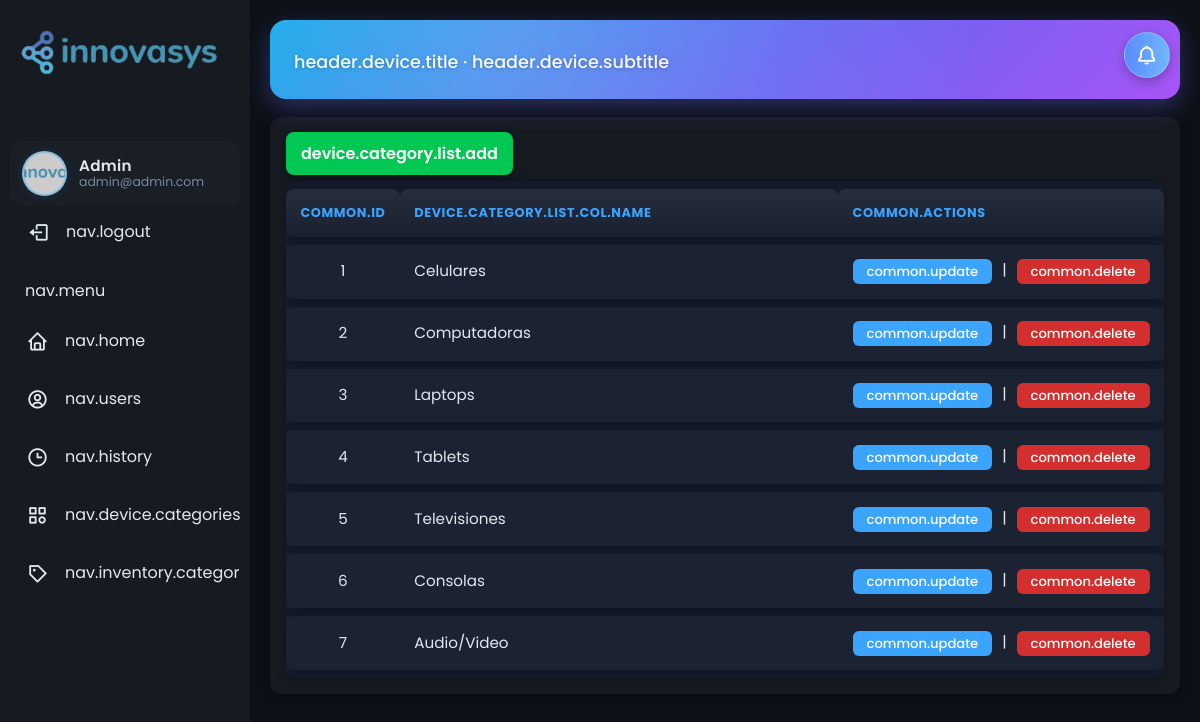
/index.php?route=Device/ListarCategoria (signed in), run on the app's committed database.
### tables this page shows
CREATE TABLE categorias (
    id INT NOT NULL AUTO_INCREMENT,
    name VARCHAR(50) NOT NULL,
    PRIMARY KEY (id)
);

### Controllers/HistorialController.php (called while the page is built, shortened)
<?php
require_once __DIR__ . '/../Core/Database.php';
require_once __DIR__ . '/../Core/Auth.php';
class HistorialController
{
    public function __construct()
    {
        $db = new Database();
    }
}

### Core/Database.php (called while the page is built, shortened)
<?php
class Database
{
    private $connection;
    function connectDatabase()
    {
        $host = 'localhost';
        $user = 'root';
        $password = '';
        $database = 'pandoraDB';
        $this->connection = new mysqli($host, $user, $password, $database);
    }
    public function getConnection()
    {
        return $this->connection;
    }
}

### Controllers/DeviceController.php (called while the page is built, shortened)
<?php
require_once __DIR__ . '/../Core/Auth.php';
require_once __DIR__ . '/../Core/Database.php';
require_once __DIR__ . '/../Models/DeviceCategory.php';
require_once __DIR__ . '/../Controllers/HistorialController.php';
require_once __DIR__ . '/../Core/Storage.php';
class DeviceController
{
    private $categoryModel;
    public function __construct()
    {
        $db = new Database();
        $db->connectDatabase();
        $conn = $db->getConnection();
    $this->categoryModel = new DeviceCategoryModel($conn);
    }
    public function listarCategoria()
    {
        $categorias = $this->categoryModel->getAllCategories();
        include_once __DIR__ . '/../Views/Device/ListaCategoria.php';
    }
}

### Core/I18n.php (called while the page is built, shortened)
<?php
class I18n {
    private static $locale = 'es';
    private static $messages = [];
    public static function setLocale(string $loc): void {
        $loc = strtolower(trim($loc));
        self::$locale = $loc;
    }
    public static function getLocale(): string { return self::$locale; }
    private static function loadMessages(string $loc): void {
        $base = __DIR__ . '/../Lang/';
        $file = $base . $loc . '.php';
        $msgs = [];
        if (file_exists($file)) { $msgs = include $file; }
        if (!is_array($msgs)) { $msgs = []; }
        self::$messages = $msgs;
    }
    public static function t(string $key, array $params = []) {
        $val = self::$messages[$key] ?? $key;
        return $val;
    }
}

### Core/Auth.php (called while the page is built, shortened)
<?php
require_once __DIR__ . '/Database.php';
class Auth
{
    public static function user(): ?array
    {
        return $_SESSION['user'];
    }
}

### Core/Storage.php (called while the page is built, shortened)
<?php
class Storage
{
    public static function resolveProfileUrl(?string $storedPath): string
    {
        $storedPath = $storedPath ? trim((string)$storedPath) : '';
        if ($storedPath === '') {
            return self::fallbackProfileUrl();
        }
        return self::publicUrl($storedPath);
    }
    public static function fallbackProfileUrl(): string
    {
        $default = 'img/imgPerfil/default.png';
        $defaultFs = rtrim($_SERVER['DOCUMENT_ROOT'] ?? '', '/\\') . $default;
        $fallback = 'img/Innovasys_V2.png';
        return $fallback;
    }
}

### Models/DeviceCategory.php (called while the page is built, shortened)
<?php
class DeviceCategoryModel
{
    private $conn;
    public function __construct($dbConnection)
    {
        $this->conn = $dbConnection;
    }
    public function getAllCategories(): array
    {
        $stmt = $this->conn->prepare("SELECT * FROM categorias");
        if ($stmt) {
            $stmt->execute();
            $res = $stmt->get_result();
            return $res->fetch_all(MYSQLI_ASSOC);
        }
        return [];
    }
}
?>

### Views/Device/ListaCategoria.php (the view, shortened to what this page needs)
<?php include_once __DIR__ . '/../Includes/Sidebar.php'; ?>
<main>
<?php include_once __DIR__ . '/../Includes/Header.php'; ?>
    <div class="Tabla-Contenedor">
        <div class="botones">
            <div class="btn-table-acciones">
                <a class="btn-all btn-acciones-cate" href="index.php?route=Device/CrearCategoria"><?= I18n::t('device.category.list.add') ?></a>
            </div>
        </div>
        <br>
        <table id="userTable">
            <thead>
                <tr>
                    <th><?= I18n::t('common.id') ?></th>
                    <th><?= I18n::t('device.category.list.col.name') ?></th>
                    <th><?= I18n::t('common.actions') ?></th>
                </tr>
            </thead>
            <tbody>
                <?php foreach ($categorias as $categoria): ?>
                    <tr>
                        <td data-label="id"><?php echo htmlspecialchars($categoria['id']); ?></td>
                        <td data-label="name"><?php echo htmlspecialchars($categoria['name']); ?></td>
                        <td data-label="acciones">
                            <div class='action-buttons'>
                                <a href="index.php?route=Device/ActualizarCategoria&id=<?= (int)$categoria['id'] ?>" class="btn edit-btn"><?= I18n::t('common.update') ?></a>
                                |
                                <form method="post" action="index.php?route=Device/DeleteCategoria" style="display:inline;" data-confirm="<?= I18n::t('device.category.confirm.delete') ?>">
                                    <button class="btn delete-btn"><?= I18n::t('common.delete') ?></button>
                                </form>
                            </div>
                        </td>
                    </tr>
                <?php endforeach; ?>
            </tbody>
        </table>
    </div>
</main>

### Public/index.php (shortened to what this page needs)
<?php
require_once __DIR__ . '/../Core/Auth.php';
require_once __DIR__ . '/../Core/I18n.php';
$routes = require __DIR__ . '/../Routes/web.php';
$route = $_GET['route'] ?? 'Default/Index';
if (isset($routes[$route])) {
    $controllerName = $routes[$route]['controller'];
    $action = $routes[$route]['action'];
    $controllerFile = __DIR__ . "/../Controllers/{$controllerName}Controller.php";
    if (file_exists($controllerFile)) {
        $className = $controllerName . 'Controller';
        if (class_exists($className)) {
            $controller = new $className();
            if (method_exists($controller, $action)) {
                if (isset($_GET['id'])) {
                    $controller->$action($_GET['id']);
                } else {
                    $controller->$action();
                }
            } else {
                http_response_code(404);
                include __DIR__ . '/../Views/Errors/404.php';
            }
        } else {
            http_response_code(404);
            include __DIR__ . '/../Views/Errors/404.php';
        }
    } else {
        http_response_code(404);
        include __DIR__ . '/../Views/Errors/404.php';
    }
} else {
    http_response_code(404);
    include __DIR__ . '/../Views/Errors/404.php';
}

### Views/Includes/Sidebar.php (shortened to what this page needs)
<?php
require_once __DIR__ . '/../../Core/Auth.php';
require_once __DIR__ . '/../../Core/I18n.php';
require_once __DIR__ . '/../../Core/Storage.php';
$authUser = Auth::user();
$locale = I18n::getLocale();
?>
<!DOCTYPE html>
<html lang="<?= htmlspecialchars($locale) ?>">
<head>
  <?php $adminCssPath = rtrim($_SERVER['DOCUMENT_ROOT'],'/\\') . 'css/AdminDash.css'; ?>
  <link rel="stylesheet" href="css/AdminDash.css?v=<?= file_exists($adminCssPath) ? filemtime($adminCssPath) : time(); ?>">
  <link href='https://cdn.boxicons.com/fonts/basic/boxicons.min.css' rel='stylesheet'>
  <link href='https://cdn.jsdelivr.net/npm/boxicons@2.1.4/css/boxicons.min.css' rel='stylesheet'>
</head>
<body>
  <aside class="sidebar">
    <div class=" flex">
      <span class="nav_image">
        <a href="index.php?route=Default/Index" style="cursor: pointer;">
          <img src="img/Innovasys_V2.png" alt="logo">
        </a>
      </span>
    </div>
    <div class="menu_container">
      <ul class="menu_items">
        <?php
          $name = $authUser['name'] ?? '';
          $email = $authUser['email'] ?? '';
          $avatarStored = $authUser['img_perfil'] ?? '';
          $avatar = \Storage::resolveProfileUrl($avatarStored);
        ?>
        <?php if ($authUser): ?>
          <li class="item user-block">
            <a href="index.php?route=Default/Perfil" class="user-link flex">
              <img src="<?= htmlspecialchars($avatar) ?>" alt="Perfil" class="user-avatar"/>
              <div class="user-info">
                <span class="user-name"><?= htmlspecialchars($name) ?></span>
                <small class="user-email"><?= htmlspecialchars($email) ?></small>
              </div>
            </a>
          </li>
        <?php endif; ?>
        <?php if ($authUser): ?>
          <li class="item menu-item-static">
            <a href="index.php?route=Auth/Logout" class="link flex logout-link">
              <i class='bx bx-log-out'></i>
              <span><?= I18n::t('nav.logout') ?></span>
            </a>
          </li>
        <?php endif; ?>
        <div class="menu_title flex">
          <span class="title"><?= I18n::t('nav.menu') ?></span>
        </div>
        <li class="item menu-item-static">
          <a href="index.php?route=Default/Index" class="link flex">
            <i class='bx bx-home'></i>
            <span><?= I18n::t('nav.home') ?></span>
          </a>
        </li>
        <?php if ($authUser): ?>
          <?php $role = strtolower($authUser['role'] ?? ''); ?>
          <?php if ($role === 'administrador'): ?>
            <li class="item menu-item-static">
              <a href="index.php?route=Admin/ListarUsers" class="link flex">
                <i class='bx bx-user-circle'></i>
                <span><?= I18n::t('nav.users') ?></span>
              </a>
            </li>
            <li class="item menu-item-static">
              <a href="index.php?route=Historial/ListarHistorial" class="link flex">
                <i class='bx bx-time'></i>
                <span><?= I18n::t('nav.history') ?></span>
              </a>
            </li>
            <li class="item menu-item-static">
              <a href="index.php?route=Device/ListarCategoria" class="link flex">
                <i class='bx bx-category'></i>
                <span><?= I18n::t('nav.device.categories') ?></span>
              </a>
            </li>
            <li class="item menu-item-static">
              <a href="index.php?route=Inventario/ListarCategorias" class="link flex">
                <i class='bx bx-purchase-tag'></i>
                <span><?= I18n::t('nav.inventory.categories') ?></span>
              </a>
            </li>
          <?php endif; ?>
        <?php endif; ?>
      </ul>
    </div>
  </aside>
</body>
</html>

### Views/Includes/Header.php (shortened to what this page needs)
<?php
require_once __DIR__ . '/../../Core/I18n.php';
$authUser = Auth::user();
$rol = $authUser['role'] ?? '';
$route = $_GET['route'] ?? '';
function headerMeta(string $route, string $rol): array {
	$titleKey = 'header.default.title';
	$subtitleKey = 'header.default.subtitle';
	switch (true) {
		case stripos($route, 'Device/') === 0:
			$titleKey = 'header.device.title'; $subtitleKey = 'header.device.subtitle'; break;
	}
	return [$titleKey, $subtitleKey];
}
list($titleKey, $subtitleKey) = headerMeta($route, $rol);
$title = I18n::t($titleKey);
$subtitle = I18n::t($subtitleKey);
?>
<header class="header hero-header">
	<div class="hero-row">
		<div class="hero-left">
			<p class="hero-sub">
				<?= htmlspecialchars($title) ?> · <?= htmlspecialchars($subtitle) ?>
			</p>
		</div>
		<div class="hero-actions">
			<?php
			if ($authUser) {
				require_once __DIR__ . '/../../Core/Database.php';
			}
			?>
			<?php if ($authUser): ?>
			<a href="index.php?route=Notification/Index" class="notif-btn-home" title="Notificaciones" id="notifBell">
				<i class='bx bx-bell'></i>
			</a>
			<?php endif; ?>
		</div>
  </div>
</header>

### data on the page
categorias: id "1", name "Celulares"
categorias: id "2", name "Computadoras"
categorias: id "3", name "Laptops"
categorias: id "4", name "Tablets"
categorias: id "5", name "Televisiones"
categorias: id "6", name "Consolas"
categorias: id "7", name "Audio/Video"

### other printed values
$name "Admin"
$email "admin@admin.com"
I18n::t('nav.logout') "nav.logout"
I18n::t('nav.menu') "nav.menu"
I18n::t('nav.home') "nav.home"
I18n::t('nav.users') "nav.users"
I18n::t('nav.history') "nav.history"
I18n::t('nav.device.categories') "nav.device.categories"
$title "header.device.title"
$subtitle "header.device.subtitle"
I18n::t('device.category.list.add') "device.category.list.add"
I18n::t('common.id') "COMMON.ID"
I18n::t('device.category.list.col.name') "DEVICE.CATEGORY.LIST.COL.NAME"
I18n::t('common.actions') "COMMON.ACTIONS"
